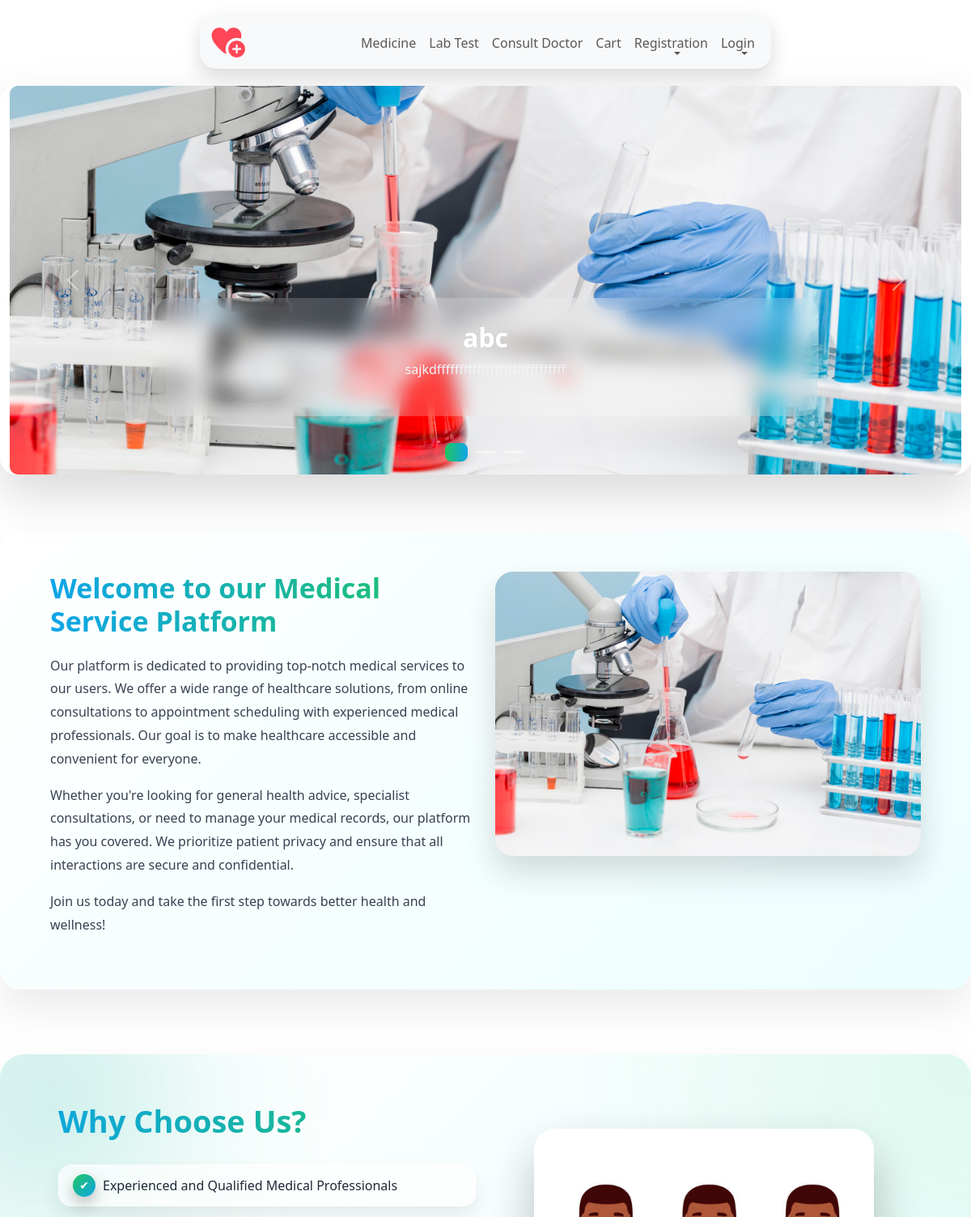
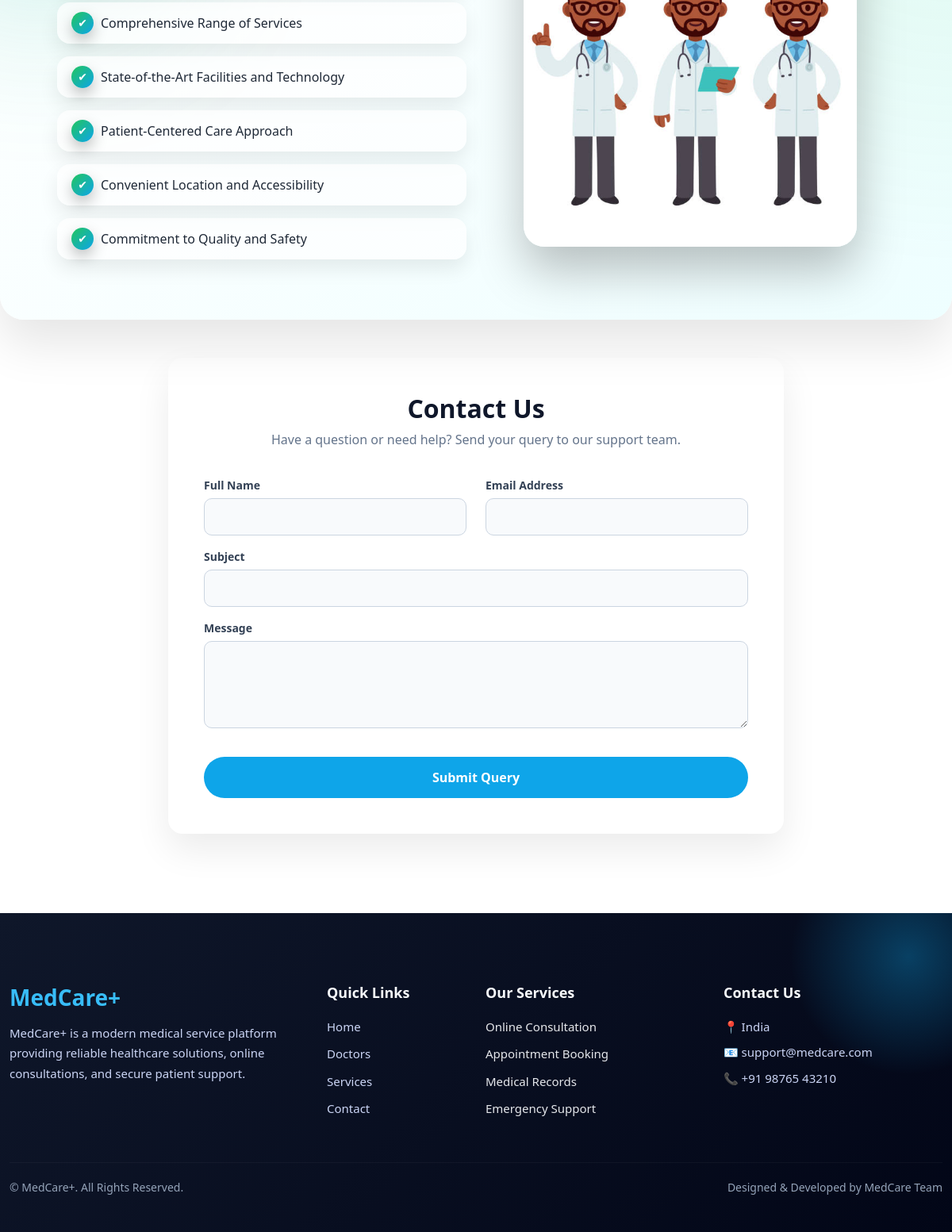
The page / on the database its author committed (2 pictures, top to bottom).
### user/models.py (models this page shows, shortened)
class Crosusel(models.Model):
    title = models.CharField(max_length=100)
    title2 = models.CharField(max_length=100)
    title3 = models.CharField(max_length=100)
    description = models.TextField()
    description2 = models.TextField()
    description3 = models.TextField()
    img1 = models.ImageField(upload_to='crosusel/')
    img2 = models.ImageField(upload_to='crosusel/')
    img3 = models.ImageField(upload_to='crosusel/')

class About(models.Model):
    heading = models.CharField(max_length=100)
    description1 = models.TextField()
    description2 = models.TextField()
    description3 = models.TextField()
    image = models.ImageField(upload_to='about/')

### user/views.py (the view, shortened to what this page needs)
# urls.py: path("" , views.home , name="seller_home"),
def home(request):
    crosusel = Crosusel.objects.all()
    about = About.objects.all()
    return render(request , 'user/index.html', {"crosusel": crosusel, "about": about})

### templates/user/index.html (shortened to what this page needs)
{% extends "user/navbar.html" %}
{% load static %}
{% block body %}
<link rel="stylesheet" href="{% static 'style/UserIndex.css' %}" />
<div class="container">
    <div class="row">
        {% for item in crosusel %}
        <div id="carouselExampleCaptions" class="carousel slide" data-bs-ride="carousel">
            <div class="carousel-indicators">
                <button type="button" data-bs-target="#carouselExampleCaptions" data-bs-slide-to="0"
                    class="active" aria-current="true"></button>
                <button type="button" data-bs-target="#carouselExampleCaptions" data-bs-slide-to="1"></button>
                <button type="button" data-bs-target="#carouselExampleCaptions" data-bs-slide-to="2"></button>
            </div>
            <div class="carousel-inner">
                <div class="carousel-item active">
                    <img src="{{item.img1.url}}" class="d-block w-100" alt="{{item.title}}">
                    <div class="carousel-caption d-none d-md-block">
                        <h5>{{item.title}}</h5>
                        <p>{{item.description}}</p>
                    </div>
                </div>
            </div>
            <button class="carousel-control-prev" type="button" data-bs-target="#carouselExampleCaptions"
                data-bs-slide="prev">
                <span class="carousel-control-prev-icon"></span>
            </button>
            <button class="carousel-control-next" type="button" data-bs-target="#carouselExampleCaptions"
                data-bs-slide="next">
                <span class="carousel-control-next-icon"></span>
            </button>
        </div>
        {% endfor %}
    </div>
    <div class="row about-section">
        {% for data in about %}
        <div class="col-md-6">
            <h3>{{data.heading}}</h3>
            <p>{{data.description1}}</p>
            <p>{{data.description2}}</p>
            <p>{{data.description3}}</p>
        </div>
        <div class="col-md-6">
            <img src="{{data.image.url}}" alt="{{data.heading}}" class="img-fluid about-image">
        </div>
        {% endfor %}
    </div>
    <div class="row whyus-section align-items-center">
    <div class="col-md-6 whyus-content">
        <h3>Why Choose Us?</h3>
        <ul class="whyus-list">
            <li>Experienced and Qualified Medical Professionals</li>
            <li>Comprehensive Range of Services</li>
            <li>State-of-the-Art Facilities and Technology</li>
            <li>Patient-Centered Care Approach</li>
            <li>Convenient Location and Accessibility</li>
            <li>Commitment to Quality and Safety</li>
        </ul>
    </div>
    <div class="col-md-6 text-center">
        <img src="{% static 'images/why_us.jpg' %}" alt="Why Choose Us" class="whyus-image">
    </div>
</div>
   <div class="row contact-section justify-content-center mt-5">
    <div class="col-lg-8">
        <div class="contact-card clean-form">
            <h3>Contact Us</h3>
            <p class="contact-subtitle">
                Have a question or need help? Send your query to our support team.
            </p>
            <form method="post" >
                <div class="row">
                    <div class="col-md-6">
                        <label class="form-label">Full Name</label>
                        <input type="text" name="name" class="contact-input" required>
                    </div>
                    <div class="col-md-6">
                        <label class="form-label">Email Address</label>
                        <input type="email" name="email" class="contact-input" required>
                    </div>
                </div>
                <label class="form-label mt-3">Subject</label>
                <input type="text" name="subject" class="contact-input" required>
                <label class="form-label mt-3">Message</label>
                <textarea name="message" rows="4" class="contact-input" required></textarea>
                <button type="submit" class="contact-btn-alt">
                    Submit Query
                </button>
            </form>
        </div>
    </div>
</div>
</div>
{% endblock body %}

### static/style/style.css (style rules this page uses)
* { padding: 0; margin: 0; box-sizing: border-box; text-decoration: none; list-style: none; }
button { width: 100%; padding: 12px; border: none; border-radius: 10px; background: #2575fc; color: #fff; font-size: 16px; cursor: pointer; transition: 0.3s; }
.slide img { height: 400px; width: 100%; border-radius: 10px; object-fit: cover; }

### static/style/UserIndex.css (style rules this page uses)
html, body { max-width: 100%; overflow-x: hidden; }
body { font-family: "Poppins", "Segoe UI", sans-serif; color: #1f2937; }
button { background: transparent; border: none; box-shadow: none; }
.container { max-width: 1200px; margin-top: 20px; }
.carousel { border-radius: 20px; overflow: hidden; box-shadow: 0 25px 60px rgba(0, 0, 0, 0.15); transition: transform 0.4s ease; }
.carousel-item img { height: 480px; object-fit: cover; transition: transform 0.6s ease; }
.carousel-caption { bottom: 15%; padding: 30px; border-radius: 20px; background: rgba(255, 255, 255, 0.18); backdrop-filter: blur(12px); animation: fadeUp 1s ease; }
.carousel-caption h5 { font-size: 32px; font-weight: 700; color: #fff; }
.carousel-caption p { color: #f1f5f9; }
.carousel-indicators button { width: 12px; height: 12px; border-radius: 50%; background: rgba(255, 255, 255, 0.5); }
.carousel-indicators .active { width: 28px; border-radius: 8px; background: linear-gradient(90deg, #22c55e, #0ea5e9); }
.about-section { margin-top: 70px; padding: 50px; border-radius: 25px; background: linear-gradient(135deg, #ffffff, #ecfeff); box-shadow: 0 25px 50px rgba(0, 0, 0, 0.08); }
.about-section h3 { font-size: 34px; font-weight: 800; background: linear-gradient(90deg, #0ea5e9, #22c55e); -webkit-background-clip: text; -webkit-text-fill-color: transparent; margin-bottom: 20px; }
.about-section p { font-size: 16px; line-height: 1.8; color: #374151; }
.about-image { width: 100%; max-height: 420px; object-fit: cover; border-radius: 22px; box-shadow: 0 20px 40px rgba(0, 0, 0, 0.15), inset 0 0 0 1px rgba(255, 255, 255, 0.2); transition: transform 0.5s ease, box-shadow 0.5s ease; }
.whyus-section { margin-top: 80px; padding: 60px; border-radius: 30px; background: linear-gradient(135deg, rgba(255,255,255,0.9), rgba(236,254,255,0.9)), radial-gradient(circle at top right, #22c55e, transparent 40%); box-shadow: 0 30px 60px rgba(0, 0, 0, 0.1); position: relative; overflow: hidden; }
.whyus-section::before { content: ""; position: absolute; width: 260px; height: 260px; background: linear-gradient(135deg, #0ea5e9, #22c55e); border-radius: 50%; filter: blur(120px); top: -80px; left: -80px; opacity: 0.4; }
.whyus-content h3 { font-size: 38px; font-weight: 900; margin-bottom: 30px; background: linear-gradient(90deg, #0ea5e9, #22c55e); -webkit-background-clip: text; -webkit-text-fill-color: transparent; }
.whyus-list { list-style: none; padding: 0; }
.whyus-list li { position: relative; padding: 14px 18px 14px 55px; margin-bottom: 16px; border-radius: 16px; background: rgba(255, 255, 255, 0.7); box-shadow: 0 12px 25px rgba(0, 0, 0, 0.08); font-size: 16px; font-weight: 500; color: #1f2937; cursor: default; transition: transform 0.4s ease, box-shadow 0.4s ease; }
.whyus-list li::before { content: "✔"; position: absolute; left: 18px; top: 50%; transform: translateY(-50%); width: 28px; height: 28px; border-radius: 50%; background: linear-gradient(135deg, #22c55e, #0ea5e9); color: white; display: flex; align-items: center; justify-content: center; font-size: 14px; box-shadow: 0 8px 18px rgba(0, 0, 0, 0.25); }
.whyus-image { width: 100%; max-width: 420px; border-radius: 26px; object-fit: cover; box-shadow: 0 30px 60px rgba(0, 0, 0, 0.25); transition: transform 0.6s ease, box-shadow 0.6s ease; }
.clean-form { background: #ffffff; padding: 45px; border-radius: 18px; box-shadow: 0 20px 45px rgba(0, 0, 0, 0.08); }
.clean-form h3 { font-size: 32px; font-weight: 700; text-align: center; color: #0f172a; }
.clean-form .contact-subtitle { text-align: center; color: #64748b; margin-bottom: 35px; }
.form-label { font-size: 14px; font-weight: 600; color: #334155; margin-bottom: 6px; display: block; }
.contact-input { width: 100%; padding: 12px 14px; border-radius: 10px; border: 1.5px solid #cbd5e1; font-size: 14px; background: #f8fafc; transition: border 0.3s ease, box-shadow 0.3s ease; }
.contact-btn-alt { margin-top: 30px; width: 100%; padding: 14px; border-radius: 30px; border: none; background: #0ea5e9; color: white; font-size: 16px; font-weight: 600; transition: background 0.3s ease, transform 0.3s ease; }

### rows shown on the page
Crosusel: img1 (picture), title "abc", description "sajkdfffffffffffffffffffffffffffff"
About: heading "Welcome to our Medical Service Platform", description1 "Our platform is dedicated to providing top-notch medical services to our users. We offer a wide range of healthcare solutions, from online consultations to appointment scheduling with experienced medical professionals. Our goal is to make healthcare accessible and convenient for everyone.", description2 "Whether you're looking for general health advice, specialist consultations, or need to manage your medical records, our platform has you covered. We prioritize patient privacy and ensure that all interactions are secure and confidential.", description3 "Join us today and take the first step towards better health and wellness!", image (picture)
